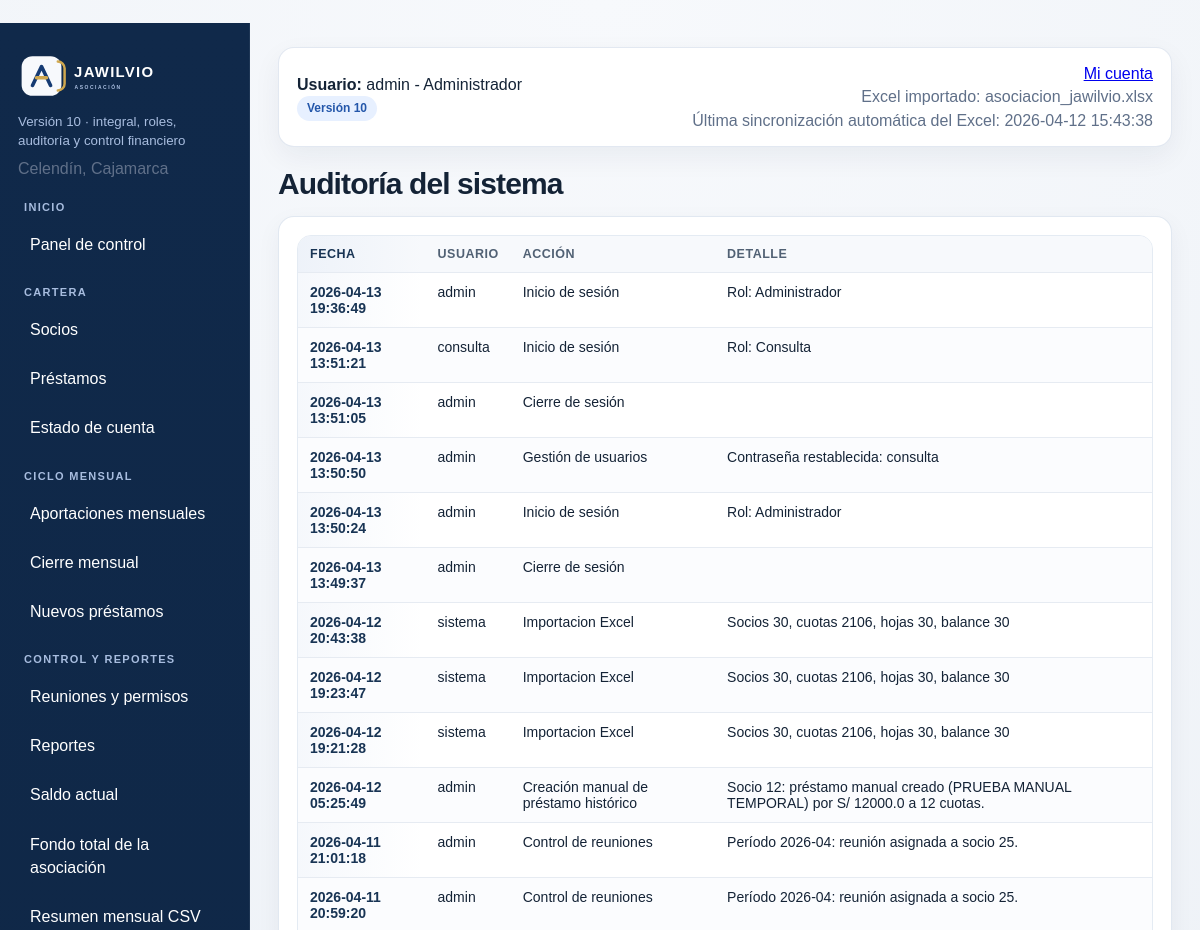
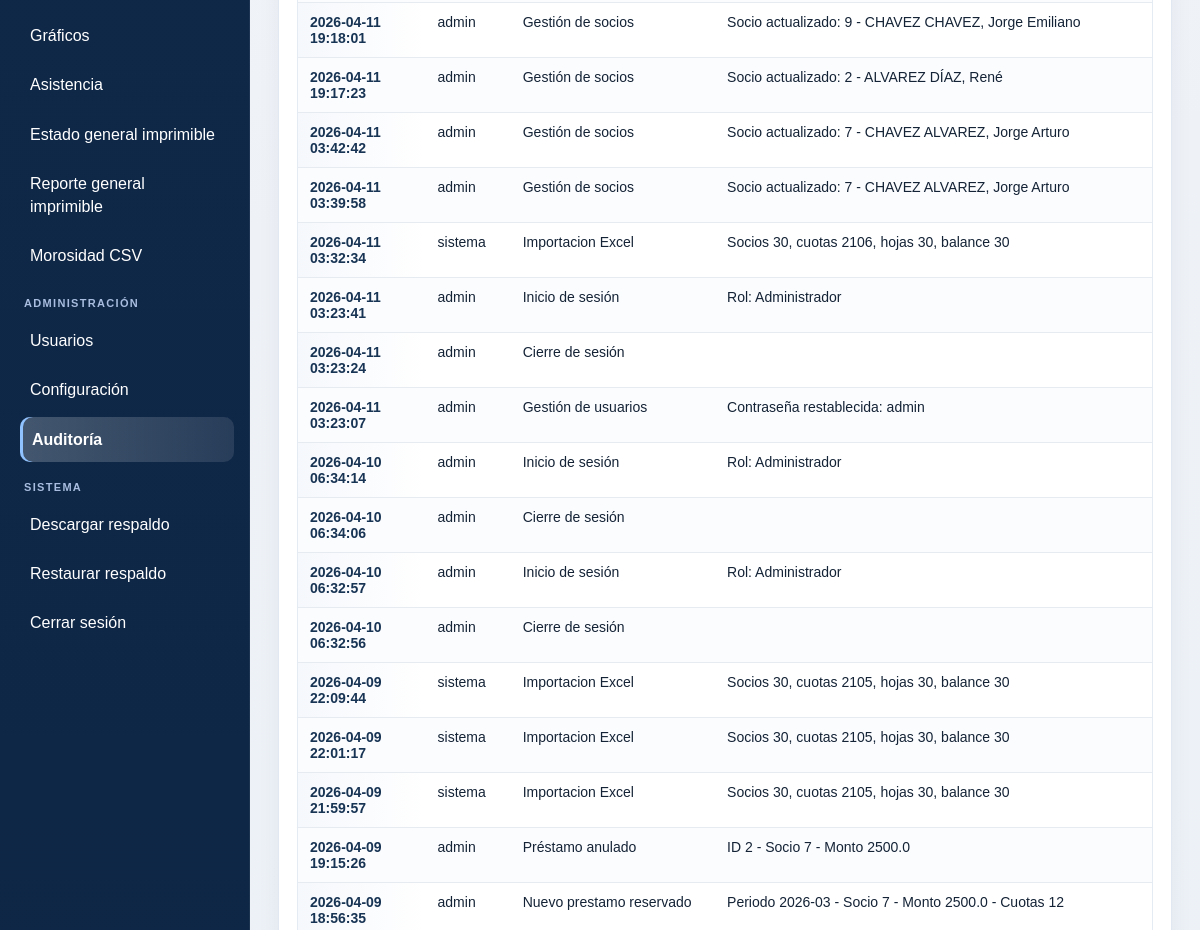
Before: /auditoria (signed in, upper part) with the older database file (2 pictures, top to bottom).
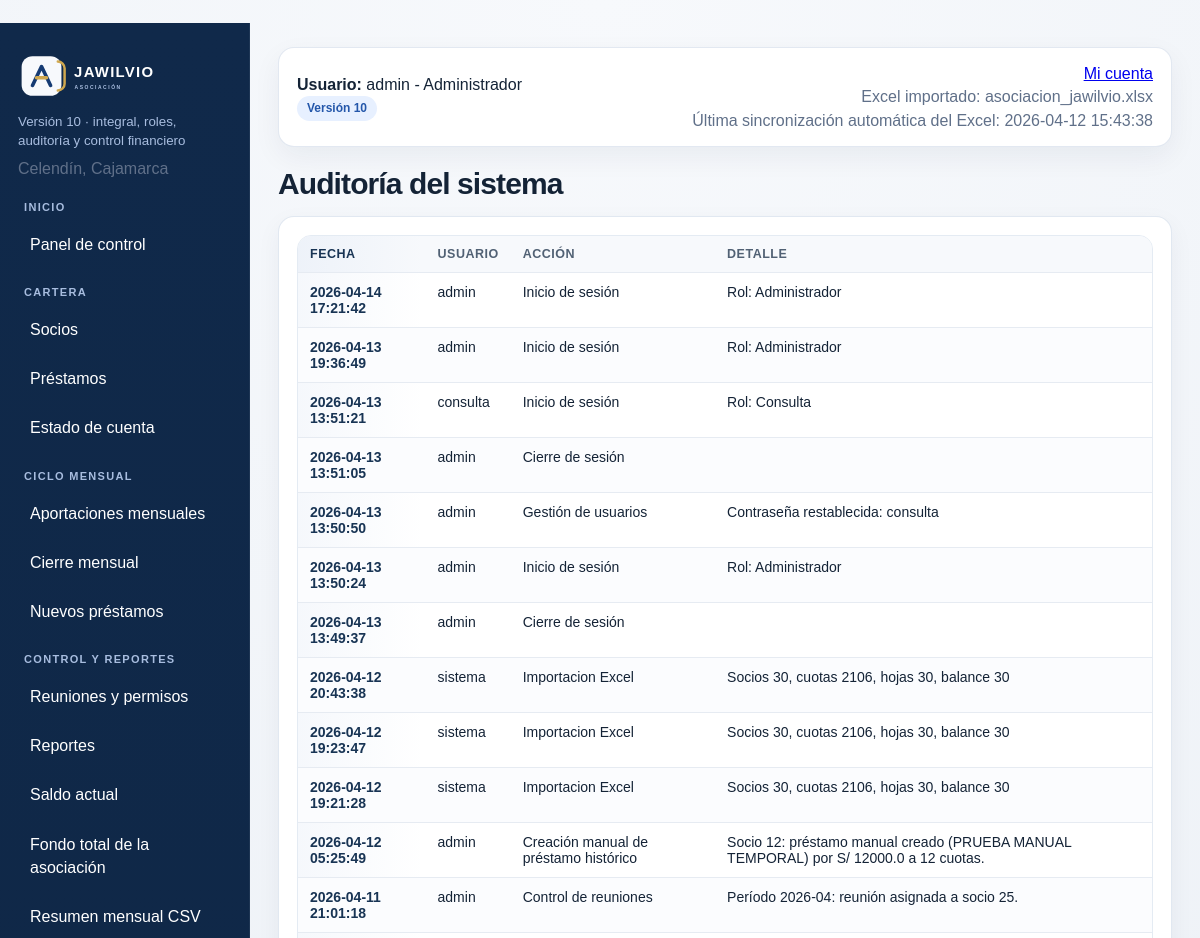
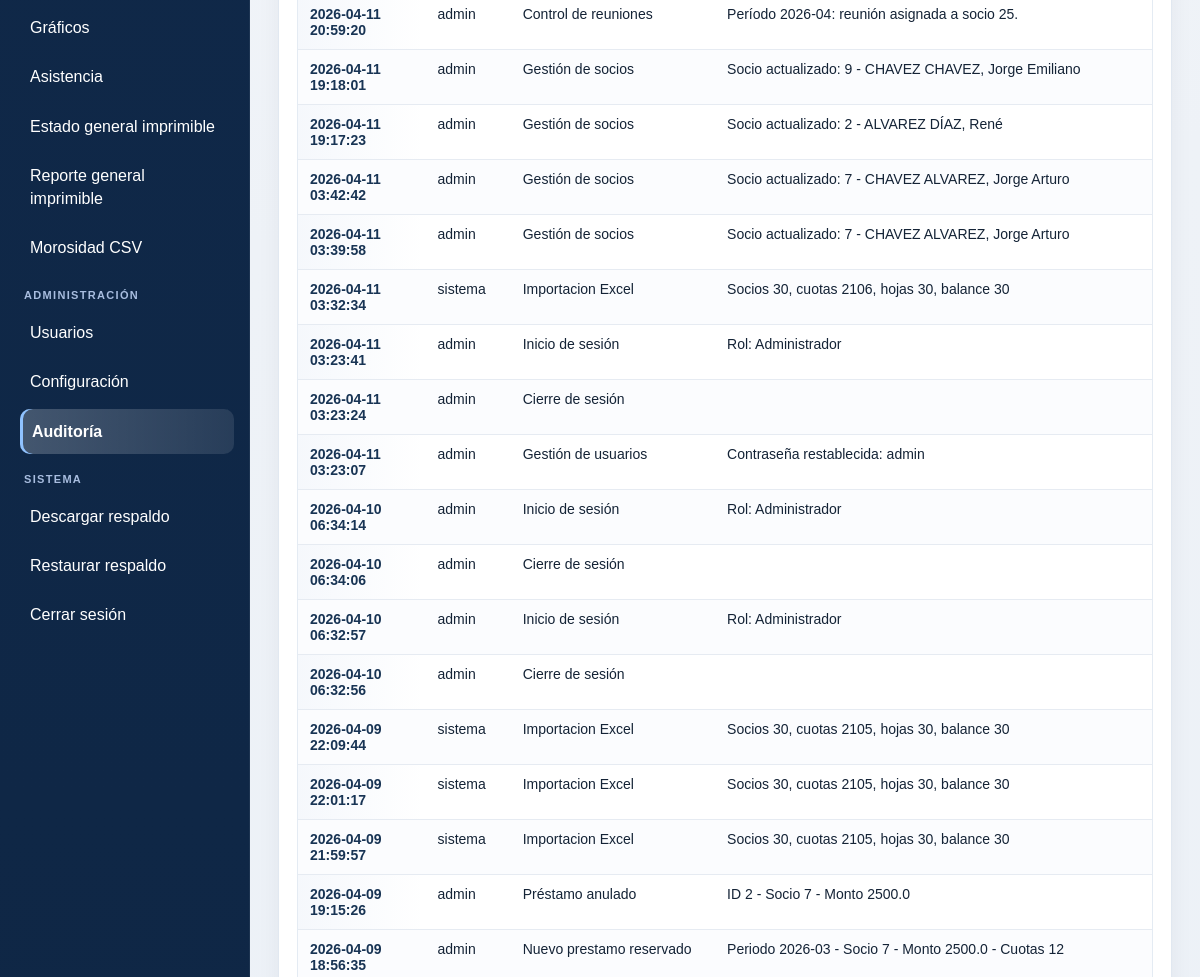
After: the same page with the newer database file (2 pictures, top to bottom).
### tables this page shows
CREATE TABLE auditoria (
    id INTEGER PRIMARY KEY AUTOINCREMENT,
    fecha TEXT DEFAULT CURRENT_TIMESTAMP,
    usuario TEXT,
    accion TEXT,
    detalle TEXT
);

### app/routes.py (the view)
@bp.route('/auditoria')
@admin_required
def auditoria():
    with connect_db() as conn:
        rows = conn.execute("SELECT * FROM auditoria ORDER BY id DESC LIMIT 200").fetchall()
    return render_template('auditoria.html', rows=rows)

### app/routes.py (called while the page is built)
def connect_db():
    conn = sqlite3.connect(current_app.config['DATABASE'])
    conn.row_factory = sqlite3.Row
    return conn

def role_can_access_endpoint(role, endpoint, write=False):
    if not endpoint:
        return True
    if endpoint.startswith('static'):
        return True
    if endpoint in {'main.login', 'main.logout', 'main.index'}:
        return True
    access_map = ROLE_WRITE_ACCESS if write else ROLE_VIEW_ACCESS
    allowed = access_map.get(role or '', set())
    return '*' in allowed or endpoint in allowed

def admin_required(view):
    @wraps(view)
    def wrapped(*args, **kwargs):
        if not session.get('user_id'):
            return redirect(url_for('main.login'))
        if session.get('role') != 'Administrador':
            flash('Solo el administrador puede realizar esta acción.')
            return redirect(url_for('main.dashboard'))
        return view(*args, **kwargs)
    return wrapped

### app/templates/auditoria.html
{% extends 'base.html' %}
{% block content %}
<h2>Auditoría del sistema</h2>
<div class="card">
  <table><thead><tr><th>Fecha</th><th>Usuario</th><th>Acción</th><th>Detalle</th></tr></thead><tbody>
  {% for r in rows %}
    <tr><td>{{ r.fecha }}</td><td>{{ r.usuario }}</td><td>{{ r.accion }}</td><td>{{ r.detalle }}</td></tr>
  {% endfor %}
  </tbody></table>
</div>
{% endblock %}

Changed rows visible on the page:
added auditoria: fecha "2026-04-14 17:21:42", usuario "admin", accion "Inicio de sesión", detalle "Rol: Administrador"
